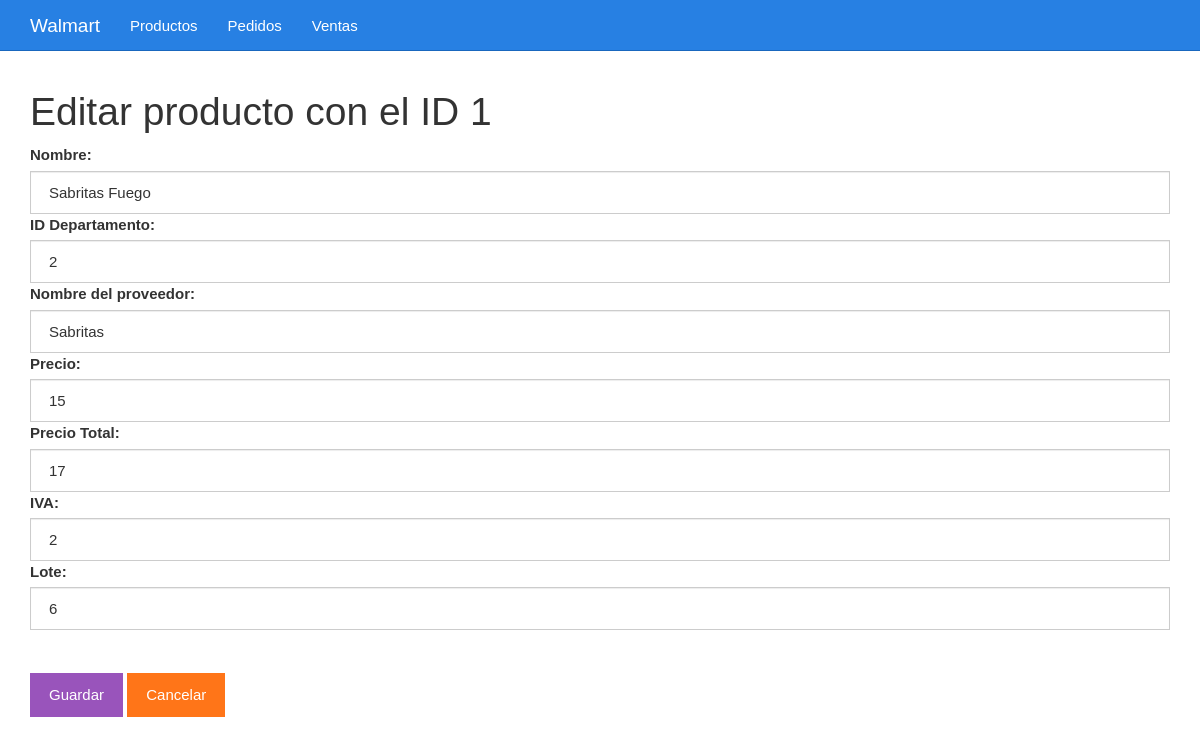
Screenshot of /editar.php?id=1 with the database file from the repository.
### tables this page shows
CREATE TABLE `tbl_productos` (
  `id_p` int(4) NOT NULL,
  `nom_pro` varchar(100) NOT NULL,
  `id_dep` int(4) NOT NULL,
  `proveedor` varchar(100) NOT NULL,
  `precio` int(10) NOT NULL,
  `precio_total` float(12,2) NOT NULL,
  `iva` float(10,2) NOT NULL,
  `lote` int(4) NOT NULL
);

### editar.php (the view, shortened to what this page needs)
<?php
$id = $_GET["id"];
include_once "base_de_datos.php";
$sentencia = $base_de_datos->prepare("SELECT * FROM tbl_productos WHERE id_p = ?;");
$sentencia->execute([$id]);
$producto = $sentencia->fetch(PDO::FETCH_OBJ);
?>
<?php include_once "encabezado.php" ?>
	<div class="col-xs-12">
		<h1>Editar producto con el ID <?php echo $producto->id_p; ?></h1>
		<form method="post" action="guardarDatosEditados.php">
			<label for="nom_pro">Nombre:</label>
			<input value="<?php echo $producto->nom_pro ?>" class="form-control" name="nom_pro" required type="text" id="nom_pro" placeholder="Nombre">
			<label for="id_dep">ID Departamento:</label>
			<input value="<?php echo $producto->id_dep ?>" class="form-control" name="id_dep" required type="number" id="id_dep" placeholder="ID Departamento">
			<label for="proveedor">Nombre del proveedor:</label>
			<input value="<?php echo $producto->proveedor ?>" class="form-control" name="proveedor" required type="text" id="proveedor" placeholder="Proveedor">
			<label for="precio">Precio:</label>
			<input value="<?php echo $producto->precio ?>" class="form-control" name="precio" required type="number" id="precio" placeholder="Precio">
			<label for="precio_total">Precio Total:</label>
			<input value="<?php echo $producto->precio_total ?>" class="form-control" name="precio_total" required type="number" id="precio_total" placeholder="Precio Total">
			<label for="iva">IVA:</label>
			<input value="<?php echo $producto->iva ?>" class="form-control" name="iva" required type="number" id="iva" placeholder="IVA">
			<label for="lote">Lote:</label>
			<input value="<?php echo $producto->lote ?>" class="form-control" name="lote" required type="number" id="lote" placeholder="Lote">
			<br><br><input class="btn btn-info" type="submit" value="Guardar">
			<a class="btn btn-warning" href="./listar.php">Cancelar</a>
		</form>
	</div>
<?php include_once "pie.php" ?>

### css/estilo.css (style rules this page uses)
body { padding-top: 70px; }

### rows the page displays
tbl_productos: id_p "1", nom_pro "Sabritas Fuego", id_dep "2", proveedor "Sabritas", precio "15", precio_total "17", iva "2", lote "6"
